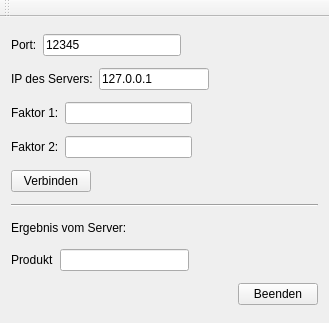
<?xml version="1.0" encoding="UTF-8"?>
<ui version="4.0">
 <class>Client</class>
 <widget class="QMainWindow" name="Client">
  <property name="geometry">
   <rect>
    <x>0</x>
    <y>0</y>
    <width>329</width>
    <height>323</height>
   </rect>
  </property>
  <property name="windowTitle">
   <string>Client</string>
  </property>
  <widget class="QWidget" name="centralWidget">
   <layout class="QVBoxLayout" name="verticalLayout">
    <item>
     <layout class="QHBoxLayout" name="horizontalLayout">
      <item>
       <widget class="QLabel" name="label">
        <property name="text">
         <string>Port:</string>
        </property>
       </widget>
      </item>
      <item>
       <widget class="QLineEdit" name="portLineEdit">
        <property name="text">
         <string>12345</string>
        </property>
       </widget>
      </item>
      <item>
       <spacer name="horizontalSpacer_4">
        <property name="orientation">
         <enum>Qt::Horizontal</enum>
        </property>
        <property name="sizeHint" stdset="0">
         <size>
          <width>40</width>
          <height>20</height>
         </size>
        </property>
       </spacer>
      </item>
     </layout>
    </item>
    <item>
     <layout class="QHBoxLayout" name="horizontalLayout_4">
      <item>
       <widget class="QLabel" name="label_2">
        <property name="text">
         <string>IP des Servers:</string>
        </property>
       </widget>
      </item>
      <item>
       <widget class="QLineEdit" name="ipLineEdit">
        <property name="text">
         <string>127.0.0.1</string>
        </property>
       </widget>
      </item>
      <item>
       <spacer name="horizontalSpacer_3">
        <property name="orientation">
         <enum>Qt::Horizontal</enum>
        </property>
        <property name="sizeHint" stdset="0">
         <size>
          <width>40</width>
          <height>20</height>
         </size>
        </property>
       </spacer>
      </item>
     </layout>
    </item>
    <item>
     <layout class="QHBoxLayout" name="horizontalLayout_2">
      <item>
       <widget class="QLabel" name="label_3">
        <property name="text">
         <string>Faktor 1:</string>
        </property>
       </widget>
      </item>
      <item>
       <widget class="QLineEdit" name="factor1LineEdit"/>
      </item>
      <item>
       <spacer name="horizontalSpacer">
        <property name="orientation">
         <enum>Qt::Horizontal</enum>
        </property>
        <property name="sizeHint" stdset="0">
         <size>
          <width>40</width>
          <height>20</height>
         </size>
        </property>
       </spacer>
      </item>
     </layout>
    </item>
    <item>
     <layout class="QHBoxLayout" name="horizontalLayout_3">
      <item>
       <widget class="QLabel" name="label_4">
        <property name="text">
         <string>Faktor 2:</string>
        </property>
       </widget>
      </item>
      <item>
       <widget class="QLineEdit" name="factor2LineEdit"/>
      </item>
      <item>
       <spacer name="horizontalSpacer_2">
        <property name="orientation">
         <enum>Qt::Horizontal</enum>
        </property>
        <property name="sizeHint" stdset="0">
         <size>
          <width>40</width>
          <height>20</height>
         </size>
        </property>
       </spacer>
      </item>
     </layout>
    </item>
    <item>
     <layout class="QHBoxLayout" name="horizontalLayout_7">
      <item>
       <widget class="QPushButton" name="connectButton">
        <property name="text">
         <string>Verbinden</string>
        </property>
       </widget>
      </item>
      <item>
       <spacer name="horizontalSpacer_6">
        <property name="orientation">
         <enum>Qt::Horizontal</enum>
        </property>
        <property name="sizeHint" stdset="0">
         <size>
          <width>40</width>
          <height>20</height>
         </size>
        </property>
       </spacer>
      </item>
     </layout>
    </item>
    <item>
     <widget class="Line" name="line">
      <property name="orientation">
       <enum>Qt::Horizontal</enum>
      </property>
     </widget>
    </item>
    <item>
     <layout class="QHBoxLayout" name="horizontalLayout_5">
      <item>
       <widget class="QLabel" name="label_5">
        <property name="text">
         <string>Ergebnis vom Server:</string>
        </property>
       </widget>
      </item>
      <item>
       <spacer name="verticalSpacer">
        <property name="orientation">
         <enum>Qt::Vertical</enum>
        </property>
        <property name="sizeType">
         <enum>QSizePolicy::Fixed</enum>
        </property>
        <property name="sizeHint" stdset="0">
         <size>
          <width>20</width>
          <height>18</height>
         </size>
        </property>
       </spacer>
      </item>
     </layout>
    </item>
    <item>
     <layout class="QHBoxLayout" name="horizontalLayout_6">
      <item>
       <widget class="QLabel" name="label_6">
        <property name="text">
         <string>Produkt</string>
        </property>
       </widget>
      </item>
      <item>
       <widget class="QLineEdit" name="productLineEdit"/>
      </item>
      <item>
       <spacer name="horizontalSpacer_5">
        <property name="orientation">
         <enum>Qt::Horizontal</enum>
        </property>
        <property name="sizeHint" stdset="0">
         <size>
          <width>40</width>
          <height>20</height>
         </size>
        </property>
       </spacer>
      </item>
     </layout>
    </item>
    <item>
     <layout class="QHBoxLayout" name="horizontalLayout_8">
      <item>
       <spacer name="horizontalSpacer_7">
        <property name="orientation">
         <enum>Qt::Horizontal</enum>
        </property>
        <property name="sizeHint" stdset="0">
         <size>
          <width>40</width>
          <height>20</height>
         </size>
        </property>
       </spacer>
      </item>
      <item>
       <widget class="QPushButton" name="quitButton">
        <property name="text">
         <string>Beenden</string>
        </property>
       </widget>
      </item>
     </layout>
    </item>
   </layout>
  </widget>
  <widget class="QToolBar" name="mainToolBar">
   <attribute name="toolBarArea">
    <enum>TopToolBarArea</enum>
   </attribute>
   <attribute name="toolBarBreak">
    <bool>false</bool>
   </attribute>
  </widget>
 </widget>
 <layoutdefault spacing="6" margin="11"/>
 <resources/>
 <connections/>
</ui>
